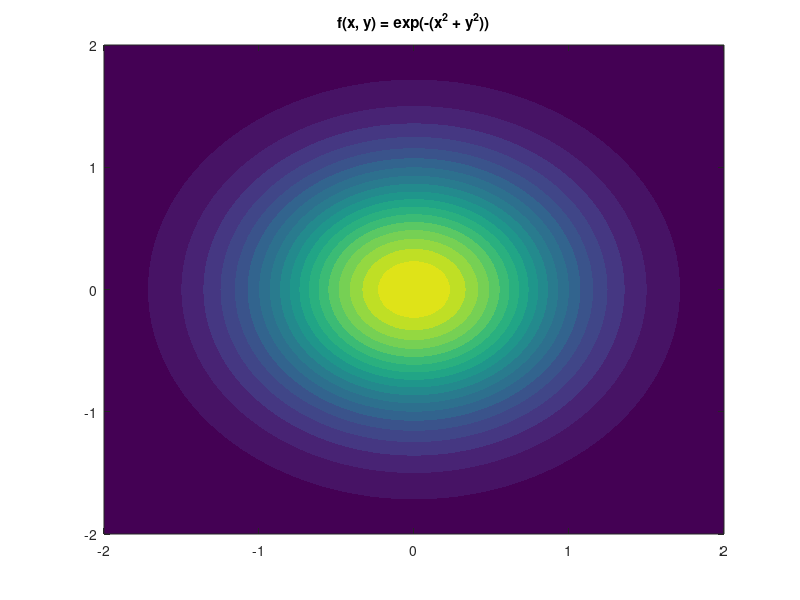

MATLAB code to generate this figure:
x = linspace(-2, 2, 101);
y = linspace(-2, 2, 101);
[X, Y] = meshgrid(x, y);
Z = exp(-(X.^2 + Y.^2));
%construct an array of levels 
l = linspace(0, 1, 20)
figure
contourf(X, Y, Z, l, 'Linecolor', 'none')
title('f(x, y) = exp(-(x^2 + y^2))')